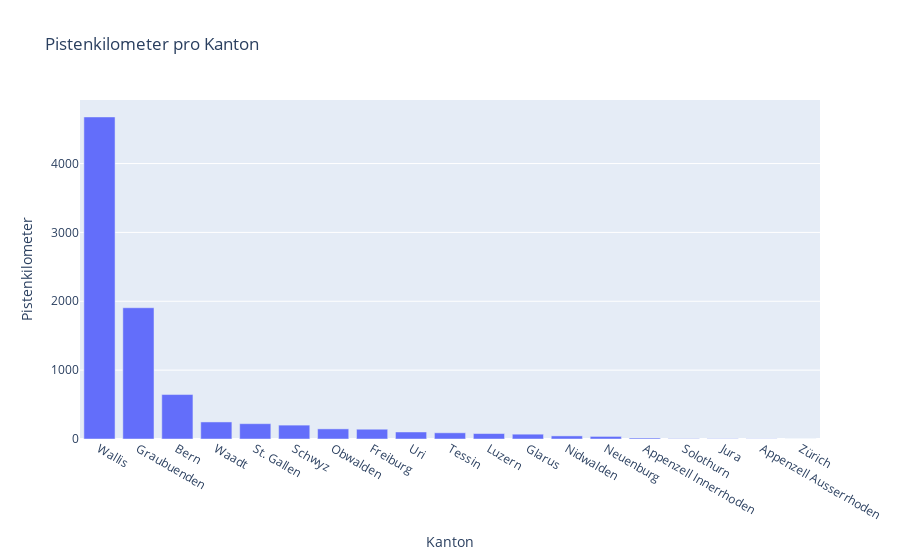

The notebook cell this image was saved under:
### Markdown cell above
## Bar Chart
- Create the bar chart
- Save bar chart to png file
- Display bar chart

### Code cell
fig = px.bar(df_Kanton_Kilometer, x='Kanton', y='Total_Pisten_Km', title="Pistenkilometer pro Kanton", labels={'Kanton':'Kanton', 'Total_Pisten_Km': 'Pistenkilometer'},height=800)
fig.write_image("fig_bar_chart.png")
fig

### Figure 1 — Plotly figure (JSON) as saved in the notebook; plotly's stock layout.template omitted (floating-point values rounded to 4 significant figures)
{"data": [{"alignmentgroup": "True", "hovertemplate": "Kanton=%{x}<br>Pistenkilometer=%{y}<extra></extra>", "legendgroup": "", "marker": {"color": "#636efa", "pattern": {"shape": ""}}, "name": "", "offsetgroup": "", "orientation": "v", "showlegend": false, "textposition": "auto", "type": "bar", "x": ["Wallis", "Graubuenden", "Bern", "Waadt", "St. Gallen", "Schwyz", "Obwalden", "Freiburg", "Uri", "Tessin", "Luzern", "Glarus", "Nidwalden", "Neuenburg", "Appenzell Innerrhoden", "Solothurn", "Jura", "Appenzell Ausserrhoden", "Zürich"], "xaxis": "x", "y": [4677.0, 1906.0, 645.6, 247.6, 222.5, 201.5, 147, 142, 102, 90, 79, 70, 45, 37.6, 15, 5, 4, 2.7, 1], "yaxis": "y"}], "layout": {"autosize": true, "barmode": "relative", "legend": {"tracegroupgap": 0}, "title": {"text": "Pistenkilometer pro Kanton"}, "xaxis": {"anchor": "y", "autorange": true, "domain": [0, 1], "range": [-0.5, 18.5], "title": {"text": "Kanton"}, "type": "category"}, "yaxis": {"anchor": "x", "autorange": true, "domain": [0, 1], "range": [0, 4923.0], "title": {"text": "Pistenkilometer"}, "type": "linear"}}}
